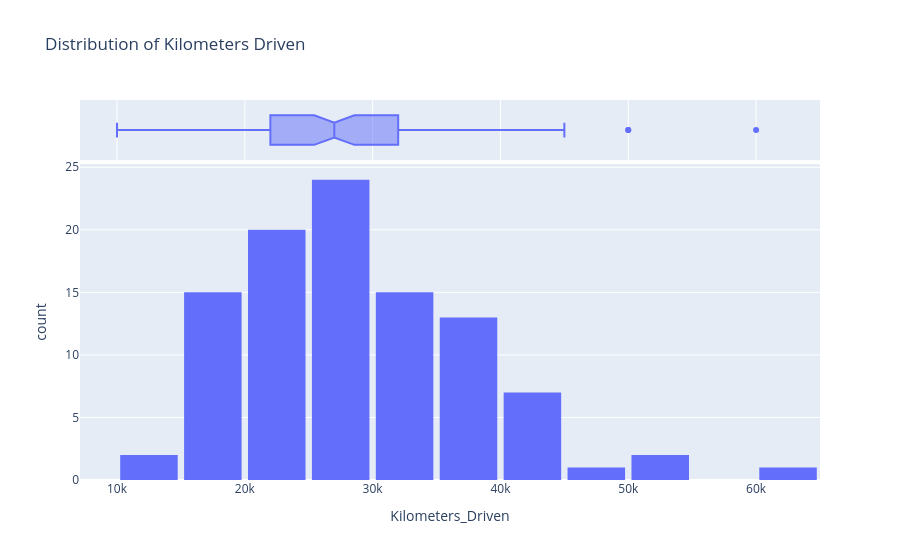

The notebook cell this image was saved under:
### Code cell
fig = px.histogram(cars_df,
                   x = 'Kilometers_Driven',
                   marginal = 'box',
                   nbins = 20,
                   title = 'Distribution of Kilometers Driven'

)

fig.update_layout(bargap = 0.1)
fig.show()

### Figure 1 — Plotly figure (JSON) as saved in the notebook; plotly's stock layout.template omitted (floating-point values rounded to 4 significant figures)
{"data": [{"bingroup": "x", "hovertemplate": "Kilometers_Driven=%{x}<br>count=%{y}<extra></extra>", "legendgroup": "", "marker": {"color": "#636efa", "pattern": {"shape": ""}}, "name": "", "nbinsx": 20, "orientation": "v", "showlegend": false, "type": "histogram", "x": [50000, 40000, 20000, 30000, 60000, 35000, 45000, 25000, 30000, 20000, 28000, 35000, 22000, 40000, 18000, 42000, 32000, 38000, 24000, 26000, 50000, 15000, 26000, 18000, 10000, 32000, 28000, 22000, 30000, 38000, 26000, 32000, 42000, 24000, 28000, 15000, 38000, 22000, 26000, 18000, 38000, 26000, 42000, 15000, 28000, 22000, 30000, 28000, 24000, 38000, 22000, 32000, 18000, 26000, 32000, 28000, 15000, 22000, 38000, 26000, 24000, 18000, 10000, 32000, 28000, 22000, 30000, 38000, 26000, 32000, 42000, 24000, 28000, 15000, 38000, 22000, 26000, 18000, 38000, 26000, 42000, 15000, 28000, 22000, 30000, 28000, 24000, 38000, 22000, 32000, 18000, 26000, 32000, 28000, 15000, 22000, 38000, 26000, 24000, 18000], "xaxis": "x", "yaxis": "y"}, {"hovertemplate": "Kilometers_Driven=%{x}<extra></extra>", "legendgroup": "", "marker": {"color": "#636efa"}, "name": "", "notched": true, "showlegend": false, "type": "box", "x": [50000, 40000, 20000, 30000, 60000, 35000, 45000, 25000, 30000, 20000, 28000, 35000, 22000, 40000, 18000, 42000, 32000, 38000, 24000, 26000, 50000, 15000, 26000, 18000, 10000, 32000, 28000, 22000, 30000, 38000, 26000, 32000, 42000, 24000, 28000, 15000, 38000, 22000, 26000, 18000, 38000, 26000, 42000, 15000, 28000, 22000, 30000, 28000, 24000, 38000, 22000, 32000, 18000, 26000, 32000, 28000, 15000, 22000, 38000, 26000, 24000, 18000, 10000, 32000, 28000, 22000, 30000, 38000, 26000, 32000, 42000, 24000, 28000, 15000, 38000, 22000, 26000, 18000, 38000, 26000, 42000, 15000, 28000, 22000, 30000, 28000, 24000, 38000, 22000, 32000, 18000, 26000, 32000, 28000, 15000, 22000, 38000, 26000, 24000, 18000], "xaxis": "x2", "yaxis": "y2"}], "layout": {"bargap": 0.1, "barmode": "relative", "legend": {"tracegroupgap": 0}, "title": {"text": "Distribution of Kilometers Driven"}, "xaxis": {"anchor": "y", "domain": [0, 1], "title": {"text": "Kilometers_Driven"}}, "xaxis2": {"anchor": "y2", "domain": [0, 1], "matches": "x", "showgrid": true, "showticklabels": false}, "yaxis": {"anchor": "x", "domain": [0, 0.8316], "title": {"text": "count"}}, "yaxis2": {"anchor": "x2", "domain": [0.8416, 1], "matches": "y2", "showgrid": false, "showline": false, "showticklabels": false, "ticks": ""}}}
